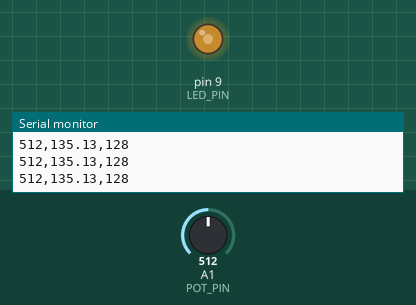
Simulated run of this sketch. Board: Arduino Uno, built with avr-gcc and run on an emulated ATmega328P. Shown: output pins drawn as LEDs (lit = HIGH), the last lines printed to the serial monitor. The test bench sets the inputs (shaded band); at power-on: A1 (POT_PIN) = 512.

Above: at 1.2 s.
1.3 s: A1 (POT_PIN) set to 986
At 2.3 s:
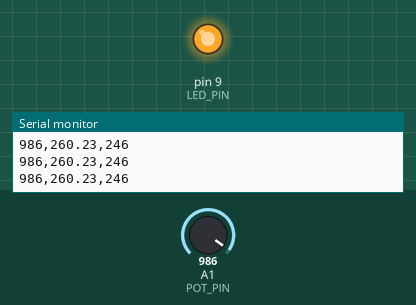
2.8 s: A1 (POT_PIN) set to 1012
At 3.8 s:
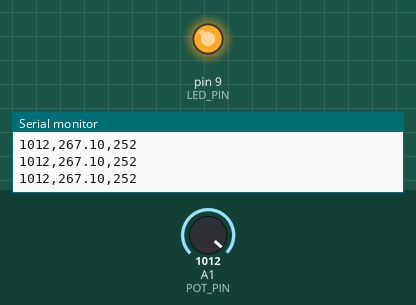
4.3 s: A1 (POT_PIN) set to 122
At 5.5 s:
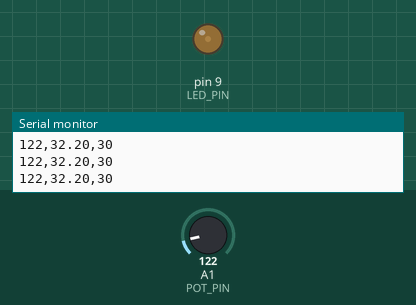
5.8 s: A1 (POT_PIN) set to 109
At 7.0 s:
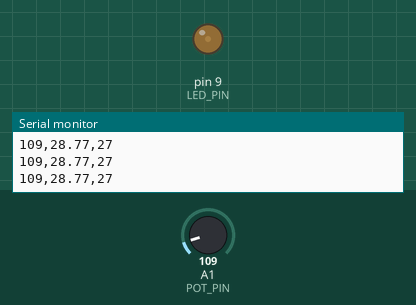
8.8 s: A1 (POT_PIN) set to 94
At 10.0 s:
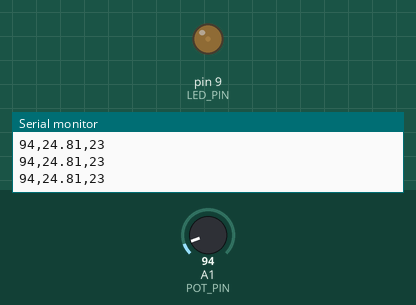
10.3 s: A1 (POT_PIN) set to 0
At 11.4 s:
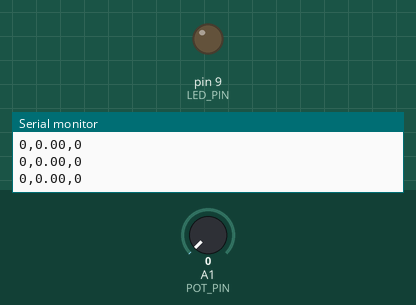
Timing chart, 0 to 12.8 s (numbered marks = the images above; inputs shaded):
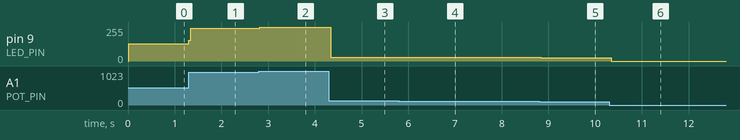

Measured:
- after the input at 1.3 s, pin 9 (LED_PIN): 128/255 → 246/255 at once
- after the input at 2.8 s, pin 9 (LED_PIN): 246/255 → 252/255 at once
- after the input at 4.3 s, pin 9 (LED_PIN): 252/255 → 30/255 at once
- after the input at 5.8 s, pin 9 (LED_PIN): 30/255 → 27/255 at once
- after the input at 8.8 s, pin 9 (LED_PIN): 27/255 → 23/255 at once
- after the input at 10.3 s, pin 9 (LED_PIN): 23/255 → 0/255 at once

The sketch:

arm_angle.ino
```cpp
// Arm joint angle with a potentiometer encoder + LED brightness display
// The pot shaft is the joint: the arm turns by X degrees, the pot turns by X degrees.
//
// Wiring: pot left pin -> 5V, right pin -> GND, middle pin -> A1
//         D9 -> 220 ohm resistor -> LED long leg (anode); LED short leg (cathode) -> GND
//
// Serial output (9600 baud), one line every ~30 ms:
//   raw,angleDeg,ledPwm

// ---------- Pins ----------
const int POT_PIN = A1;
const int LED_PIN = 9;       // must be a PWM pin (marked with ~)

// ---------- Parameters ----------
const float POT_MAX_DEG = 270.0;   // electrical travel of the pot
const int   ADC_MAX     = 1023;    // 10-bit ADC

// ADC reading when the arm is at 0 degrees (horizontal). Adjust after mounting.
const int RAW_ZERO = 0;

// Set to true if turning the arm up makes the reading go DOWN
const bool REVERSE = false;

float readAveraged(int samples) {
  long sum = 0;
  for (int i = 0; i < samples; i++) {
    sum += analogRead(POT_PIN);
    delay(2);
  }
  return (float)sum / samples;
}

void setup() {
  Serial.begin(9600);
  pinMode(LED_PIN, OUTPUT);
}

void loop() {
  float raw = readAveraged(8);
  if (REVERSE) raw = ADC_MAX - raw;

  // ADC counts -> joint angle (0 to 270 degrees)
  float angleDeg = (raw - RAW_ZERO) * POT_MAX_DEG / ADC_MAX;
  angleDeg = constrain(angleDeg, 0.0, POT_MAX_DEG);

  // Bigger angle -> brighter LED (0 to 255)
  int ledPwm = (int)(angleDeg / POT_MAX_DEG * 255.0 + 0.5);
  analogWrite(LED_PIN, ledPwm);

  Serial.print(raw, 0);      Serial.print(",");
  Serial.print(angleDeg, 2); Serial.print(",");
  Serial.println(ledPwm);

  delay(20);
}
```

arm_angle.pde
```cpp

```
